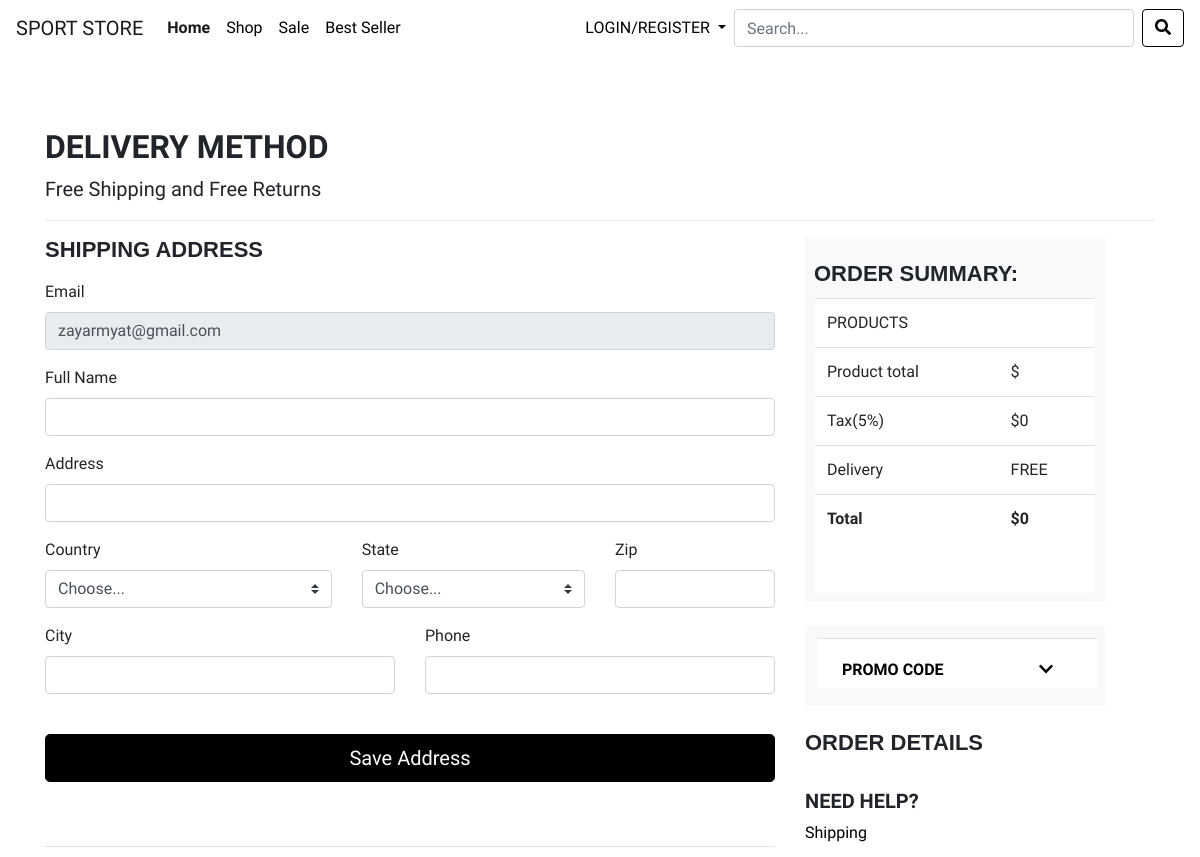
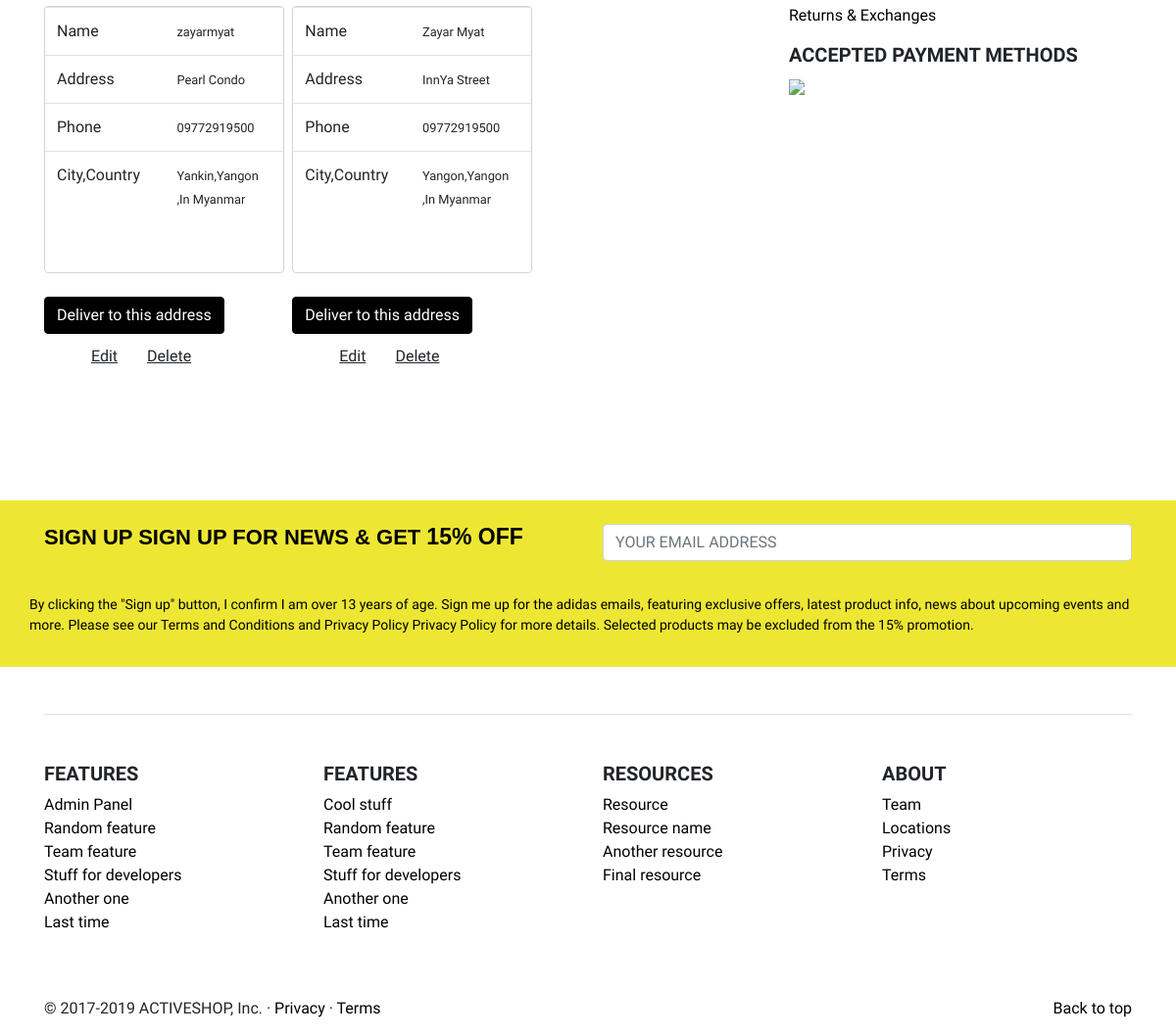
The page /sport-store2/shipping_info.php (signed in) on the database its author committed (2 pictures, top to bottom).
### tables this page shows
CREATE TABLE `shipping` (
  `shipping_id` int(11) NOT NULL,
  `full_name` varchar(255) NOT NULL,
  `email` varchar(255) NOT NULL,
  `store_id` int(11) NOT NULL,
  `phone` varchar(255) NOT NULL,
  `status` varchar(255) NOT NULL,
  `shipping_type` varchar(255) NOT NULL,
  `street_address` varchar(255) NOT NULL,
  `country` varchar(100) NOT NULL,
  `state` varchar(100) NOT NULL,
  `city` varchar(100) NOT NULL,
  `zipcode` int(11) NOT NULL,
  `created_date` datetime NOT NULL,
  `modified_date` datetime NOT NULL,
  `shipping_time` datetime NOT NULL
);

### sport-store2/shipping_info.php (the view, shortened to what this page needs)
<?php include('001header.php'); ?>
<?php include('004navbar.php'); ?>
<?php
  include('confs/config.php');
  $email = $_SESSION['email'];
?>
<br>
 <div class="container">
        <br><br>
    <h2>DELIVERY METHOD</h2>
    <p class="lead">Free Shipping and Free Returns</p>
    <hr>
    <div class="row">
        <div class="col-md-8 order-md-1">
            <h4 class="mb-3">SHIPPING ADDRESS</h4>
              <div class="panel-body">
                        <form method="post" action="shipping_to_home.php" enctype="multipart/form-data">
                        <div class="mb-3">
                           <label for="email">Email</label>
                        <input type="email" class="form-control" id="email" value="<?php echo $email; ?>" readonly>
                        </div>
                        <div class="mb-3">
                         <label for="lastName">Full Name</label>
                        <input type="text" name="name" class="form-control" id="lastName" placeholder="" value="" required>
                        </div>
                        <div class="mb-3">
                        <label for="lastName">Address</label>
                        <input type="text" name="street" class="form-control" id="lastName" placeholder="" value="" required>
                        </div>
                      <div class="row">
              <div class="col-md-5 mb-3">
                <label for="country">Country</label>
                <select name="country" class="custom-select d-block w-100" id="country" required>
                  <option value="">Choose...</option>
                </select>
              </div>
              <div class="col-md-4 mb-3">
                <label for="state">State</label>
                <select name="state" class="custom-select d-block w-100" id="state" required>
                  <option value="">Choose...</option>
                </select>
              </div>
              <div class="col-md-3 mb-3">
                <label for="zip">Zip</label>
                <input type="text" name="zip" class="form-control" id="zip" placeholder="" required>
              </div>
            </div>
            <div class="row">
              <div class="col-md-6 mb-3">
            <label for="zip">City</label>
                <input type="text" name="city" class="form-control" id="zip" placeholder="" required>
        </div>
                <div class="col-md-6 mb-3">
                <label for="zip">Phone</label>
                <input type="text" name="phone" class="form-control" id="zip" placeholder="" required>
        </div>
</div>
                        <br>
                        <input type="submit" name="submit" value="Save Address" class="btn btn-dark btn-lg btn-block" >
                        </form>
                        </div>
                        <br><br>
                        <hr>
                         <div class="row">
                <?php
                $email = $_SESSION['email'];
                $query = "SELECT * FROM shipping WHERE shipping_type= 'home'
                         and email = '$email' ORDER BY shipping_id DESC";
                $result = mysqli_query($mysqli,$query);
                  while($row = mysqli_fetch_assoc($result)){
                ?>
                <div class="col-md-4" style="margin-bottom: 8px">
                <div class="ship">
                <table class="table">
                 <tr>
                  <td>Name</td>
                  <td><small><?php echo $row['full_name'] ?></small></td>
                 </tr>
                  <tr>
                  <td>Address</td>
                  <td><small><?php echo $row['street_address'] ?></small></td>
                 </tr>
                 <tr>
                  <td>Phone</td>
                  <td><small><?php echo $row['phone'] ?></small></td>
                 </tr>
                  <tr>
                  <td>City,Country</td>
                  <td><small><?php echo $row['city'] ?>,<?php echo $row['state'] ?><br>,In <?php echo $row['country'] ?></small></td>
                 </tr>
                </table>
                </div>
                <br>
                <a href="payment_info.php?id=<?php echo $row['shipping_id'] ?>" class="btn btn-dark" style="margin: 0px 0px">Deliver to this address</a><br>
                <tr>
                       <td> <a href="shipping_edit.php?id=<?php echo $row['shipping_id'] ?>" class="btn btn-default" style="margin-top: 4px; margin-left: 35px; text-decoration: underline;">Edit</a></td>
                       <td><a class='btn btn-default' href='shipping_del_ajaxfile.php?id=<?php echo $row['shipping_id'] ?>' style="margin-top: 4px; margin-right: 25px; text-decoration: underline;" >Delete</a></td>
                    </tr>
                </div>
                <?php } ?>
                </div><br><br>
                        </div>
                      <div class="col-md-4 order-md-2 mb-4">
            <div class="cart_sidebar">
                <br>
                <h4 style="font-weight: 600; font-size: 22px; margin-left: 9px;">ORDER SUMMARY:</h4>
                <div class="cart-calculator">
                    <table class="table">
                    <tr>
                        <td><?php echo $itemqty?> PRODUCTS</td>
                        <td></td>
                    </tr>
                    <tr>
                        <td>Product total</td>
                        <td>$<?php echo $total ?></td>
                    </tr>
                    <?php
                        $taxRate=5;
                        $tax=$total*$taxRate/100;
                        $finaltotal=$total+$tax;
                    ?>
                    <tr>
                        <td>Tax(5%)</td>
                        <td>$<?php echo $tax?></td>
                    </tr>
                    <tr>
                        <td>Delivery</td>
                        <td>FREE</td>
                    </tr>
                    <tr style="font-weight: bold">
                        <td>Total</td>
                        <td>$<?php echo $finaltotal ?></td>
                    </tr>
                    </table>
                </div>
            </div>
            <br>
   <div class="coupon_fr" >
    <div class="coupon_in">
        <table class="table">
            <tr>
                <td>
                <a class="btn btn-link" data-toggle="collapse" href="#multiCollapseExample1" role="button" aria-expanded="false" aria-controls="multiCollapseExample1" style="color: #000;">
                    <b>PROMO CODE</b>
                </a>
                </td>
                <td>
                    <a class="btn btn-link" data-toggle="collapse" href="#multiCollapseExample1" role="button" aria-expanded="false" aria-controls="multiCollapseExample1" style="color: #000;">
                    <i class="fa fa-chevron-down"></i> </a>
                </td>
            </tr>
        </table>
</div>
</div>
    <br>
<div class="ORDER DETAILS">
        <h4 style="font-weight: 600; font-size: 22px;">ORDER DETAILS</h4>
    </div>
                <br>
    <div class="cart_needhelp">
            <h5>NEED HELP?</h5>
            <p><a href="" style="color: #000;">Shipping</a></p>
            <p><a href="" style="color: #000;">Returns & Exchanges</a></p>
    </div>
    <div class="cart_sidebar2">
    <h5>ACCEPTED PAYMENT METHODS</h5>
    <img src="https://www.adidas.com/on/demandware.static/-/Sites-adidas-US-Library/en_US/dw88ec105e/us_payment_methods.png" width="300px">
    </div>
                          </div>
                        </div>
		</div>
<br><br><br>
<?php include('002footer.php'); ?>
</body>
</html>

### sport-store2/css/sport-store.css (style rules this page uses)
html,body { font-family: 'Lato', sans-serif; font-family: 'Open Sans', sans-serif; font-family: 'Abel', sans-serif; }
.btn-dark { color: #fff; background-color: #000; border-color: #000; }
h2 { font-style: normal; font-weight: 600; font-family: 'Abel', sans-serif; }
.cart_sidebar { height: 495px; width: 300px; background-color: #f8f9fa; }
.cart-calculator { margin: 10px; height: 295px; width: 280px; background-color: #fff; }
.cart_sidebar2 { width: 300px; }
.coupon_fr { background: #f8f9fa; width: 300px; height: 80px; padding: 2px; }
.coupon_in { margin: 10px; background-color: #fff; height: 50px; width: 280px; }

### sport-store2/001header.php (style rules this page uses)
.btn-dark { color: #fff; background-color: #000; border-color: #000; }
html,body { font-family: 'Lato', sans-serif; font-family: 'Open Sans', sans-serif; font-family: 'Abel', sans-serif; }

### sport-store2/shipping_info.php (style rules this page uses)
.ship { width: 245px; height: 273px; border-radius: 4px; border : 1px solid lightgrey; }
html,body { font-family: 'Lato', sans-serif; font-family: 'Open Sans', sans-serif; font-family: 'Abel', sans-serif; }
.cart_sidebar { height: 365px; width: 300px; background-color: #f8f9fa; }
a { color: black; }

### sport-store2/002footer.php (style rules this page uses)
a { color: black; background-color: }
h5 { font-weight: bold; font-size: 20px; text-transform: uppercase; }
h4 { font-weight: bold; font-size: 22px; text-transform: uppercase; font-family: 'adiBlack',Arial,Helvetica,Verdana,sans-serif; }

### rows shown on the page
shipping: full_name "zayarmyat", street_address "Pearl Condo", phone "09772919500", city "Yankin", state "Yangon", country "Myanmar"
shipping: full_name "Zayar Myat", street_address "InnYa Street", phone "09772919500", city "Yangon", state "Yangon", country "Myanmar"

### other values the page prints
$tax "0"
$finaltotal "0"
